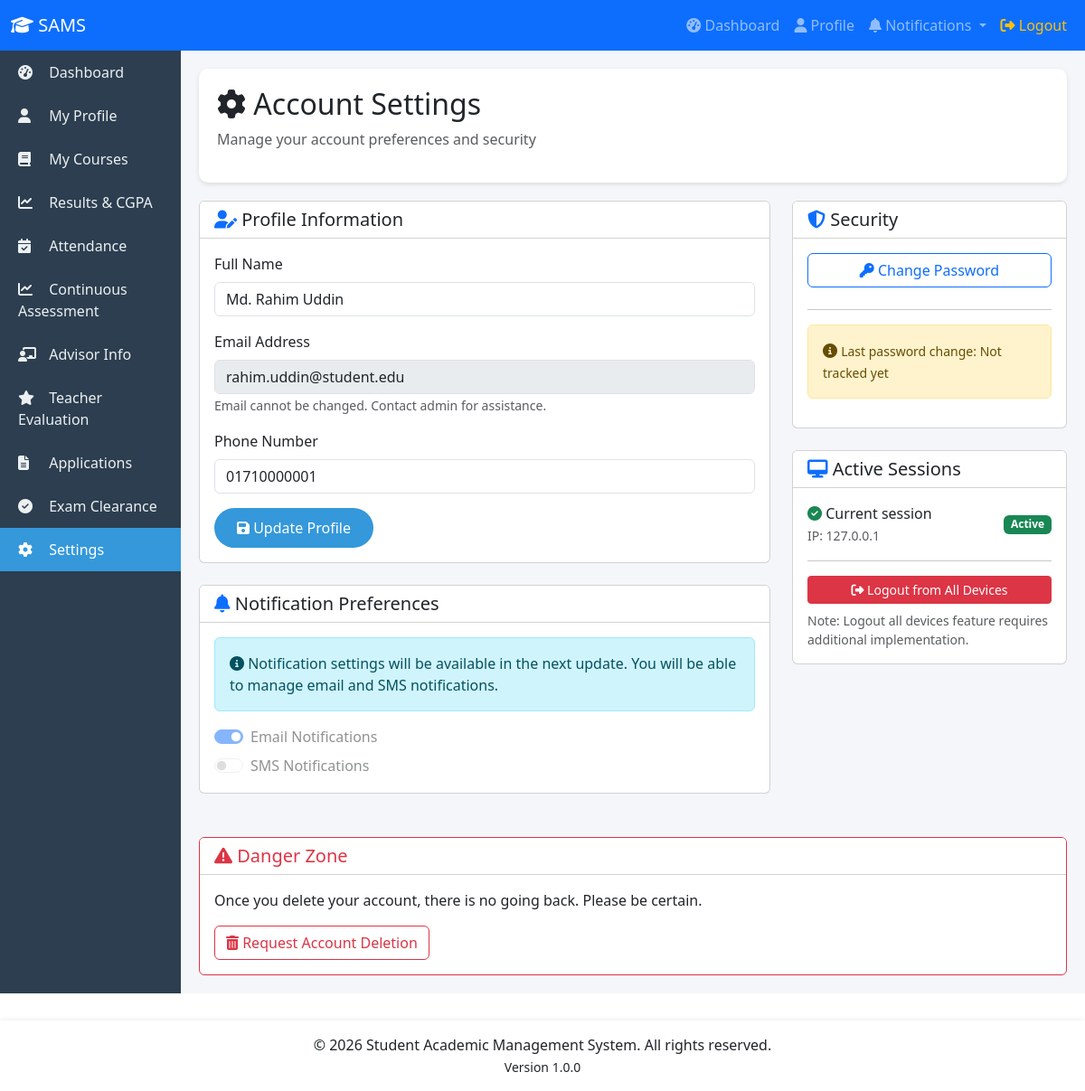
Screenshot of /student/settings.php (signed in) with the database file from the repository.
### tables this page shows
CREATE TABLE student (
    student_id INT AUTO_INCREMENT PRIMARY KEY,
    student_name VARCHAR(100) NOT NULL,
    email VARCHAR(100) UNIQUE NOT NULL,
    password_hash VARCHAR(255) NOT NULL,
    phone VARCHAR(20),
    department_id INT NOT NULL,
    advisor_id INT NOT NULL,
    batch INT,
    current_semester_id INT,
    admission_date DATE,
    status ENUM('active', 'graduated', 'suspended', 'withdrawn') DEFAULT 'active',
    created_at TIMESTAMP DEFAULT CURRENT_TIMESTAMP,
    updated_at TIMESTAMP DEFAULT CURRENT_TIMESTAMP ON UPDATE CURRENT_TIMESTAMP,
    FOREIGN KEY (department_id) REFERENCES department(department_id) ON DELETE RESTRICT ON UPDATE CASCADE,
    FOREIGN KEY (advisor_id) REFERENCES advisor(advisor_id) ON DELETE RESTRICT ON UPDATE CASCADE,
    FOREIGN KEY (current_semester_id) REFERENCES semester(semester_id) ON DELETE SET NULL ON UPDATE CASCADE,
    INDEX idx_student_email (email),
    INDEX idx_student_department (department_id),
    INDEX idx_student_advisor (advisor_id),
    INDEX idx_student_status (status)
);

### config/database.php (called while the page is built, shortened)
<?php
class Database {
    private static $instance = null;
    private $pdo;
    private function __construct() {
        try {
            $this->pdo = new PDO(
                "mysql:host=" . DB_HOST . ";dbname=" . DB_NAME . ";charset=utf8mb4",
                DB_USER,
                DB_PASS,
                [
                    PDO::ATTR_ERRMODE => PDO::ERRMODE_EXCEPTION,
                    PDO::ATTR_DEFAULT_FETCH_MODE => PDO::FETCH_ASSOC,
                    PDO::ATTR_EMULATE_PREPARES => false
                ]
            );
        } catch(PDOException $e) {
            die("Database Connection Failed: " . $e->getMessage());
        }
    }
    public static function getInstance() {
        if (self::$instance === null) {
            self::$instance = new Database();
        }
        return self::$instance;
    }
    public function getConnection() {
        return $this->pdo;
    }
}
function dbQuery($sql, $params = []) {
    $db = Database::getInstance()->getConnection();
    $stmt = $db->prepare($sql);
    $stmt->execute($params);
    return $stmt;
}
function dbGetRow($sql, $params = []) {
    $stmt = dbQuery($sql, $params);
    return $stmt->fetch();
}
?>

### student/settings.php (the view, shortened to what this page needs)
<?php
$student_id = $_SESSION['user_id'];
$student = dbGetRow("SELECT student_name, email, phone FROM student WHERE student_id = ?", [$student_id]);
?>
<?php include '../includes/header.php'; ?>
<div class="page-header">
    <h2><i class="fas fa-cog"></i> Account Settings</h2>
    <p class="text-muted">Manage your account preferences and security</p>
</div>
<div class="row">
    <div class="col-md-8">
        <div class="card mb-4">
            <div class="card-header bg-white">
                <h5 class="mb-0"><i class="fas fa-user-edit text-primary"></i> Profile Information</h5>
            </div>
            <div class="card-body">
                <form method="POST" action="">
                    <div class="mb-3">
                        <label class="form-label">Full Name</label>
                        <input type="text" name="student_name" class="form-control"
                               value="<?php echo htmlspecialchars($student['student_name']); ?>" required>
                    </div>
                    <div class="mb-3">
                        <label class="form-label">Email Address</label>
                        <input type="email" class="form-control" value="<?php echo $student['email']; ?>" disabled>
                        <small class="text-muted">Email cannot be changed. Contact admin for assistance.</small>
                    </div>
                    <div class="mb-3">
                        <label class="form-label">Phone Number</label>
                        <input type="tel" name="phone" class="form-control"
                               value="<?php echo $student['phone']; ?>" required>
                    </div>
                    <button type="submit" name="update_profile" class="btn btn-primary">
                        <i class="fas fa-save"></i> Update Profile
                    </button>
                </form>
            </div>
        </div>
        <div class="card mb-4">
            <div class="card-header bg-white">
                <h5 class="mb-0"><i class="fas fa-bell text-primary"></i> Notification Preferences</h5>
            </div>
            <div class="card-body">
                <div class="alert alert-info">
                    <i class="fas fa-info-circle"></i>
                    Notification settings will be available in the next update. You will be able to manage email and SMS notifications.
                </div>
                <div class="form-check form-switch">
                    <input class="form-check-input" type="checkbox" id="emailNotif" checked disabled>
                    <label class="form-check-label" for="emailNotif">Email Notifications</label>
                </div>
                <div class="form-check form-switch mt-2">
                    <input class="form-check-input" type="checkbox" id="smsNotif" disabled>
                    <label class="form-check-label" for="smsNotif">SMS Notifications</label>
                </div>
            </div>
        </div>
    </div>
    <div class="col-md-4">
        <div class="card mb-4">
            <div class="card-header bg-white">
                <h5 class="mb-0"><i class="fas fa-shield-alt text-primary"></i> Security</h5>
            </div>
            <div class="card-body">
                <a href="<?php echo BASE_URL; ?>auth/change-password.php" class="btn btn-outline-primary w-100 mb-2">
                    <i class="fas fa-key"></i> Change Password
                </a>
                <hr>
                <div class="alert alert-warning">
                    <i class="fas fa-info-circle"></i>
                    <small>Last password change: Not tracked yet</small>
                </div>
            </div>
        </div>
        <div class="card">
            <div class="card-header bg-white">
                <h5 class="mb-0"><i class="fas fa-desktop text-primary"></i> Active Sessions</h5>
            </div>
            <div class="card-body">
                <div class="d-flex justify-content-between align-items-center">
                    <div>
                        <i class="fas fa-check-circle text-success"></i> Current session
                        <br>
                        <small class="text-muted">IP: <?php echo $_SERVER['REMOTE_ADDR'] ?? 'Unknown'; ?></small>
                    </div>
                    <span class="badge bg-success">Active</span>
                </div>
                <hr>
                <button class="btn btn-danger btn-sm w-100" onclick="confirmAction('Log out from all devices?', function() { window.location.href='logout-all.php'; });">
                    <i class="fas fa-sign-out-alt"></i> Logout from All Devices
                </button>
                <small class="text-muted d-block mt-2">Note: Logout all devices feature requires additional implementation.</small>
            </div>
        </div>
    </div>
</div>
<div class="row mt-4">
    <div class="col-12">
        <div class="card border-danger">
            <div class="card-header bg-white text-danger">
                <h5 class="mb-0"><i class="fas fa-exclamation-triangle"></i> Danger Zone</h5>
            </div>
            <div class="card-body">
                <p>Once you delete your account, there is no going back. Please be certain.</p>
                <button class="btn btn-outline-danger" onclick="confirmAction('Are you sure you want to request account deletion? This action requires admin approval.', function() { alert('Request sent to admin.'); });">
                    <i class="fas fa-trash-alt"></i> Request Account Deletion
                </button>
            </div>
        </div>
    </div>
</div>
<?php include '../includes/footer.php'; ?>

### assets/style.css (style rules this page uses)
.btn-primary { background: #3498db; border: none; padding: 10px 25px; border-radius: 25px; transition: all 0.3s; }

### includes/header.php (style rules this page uses)
.page-header { background: white; padding: 20px; border-radius: 10px; margin-bottom: 20px; box-shadow: 0 2px 5px rgba(0,0,0,0.1); }

### rows the page displays
student: student_name "Md. Rahim Uddin", email "rahim.uddin@student.edu", phone "01710000001"

### other values shown
APP_SHORT_NAME "SAMS"
$_SERVER['REMOTE_ADDR'] "127.0.0.1"
APP_YEAR "2026"
APP_NAME "Student Academic Management System"
APP_VERSION "1.0.0"
